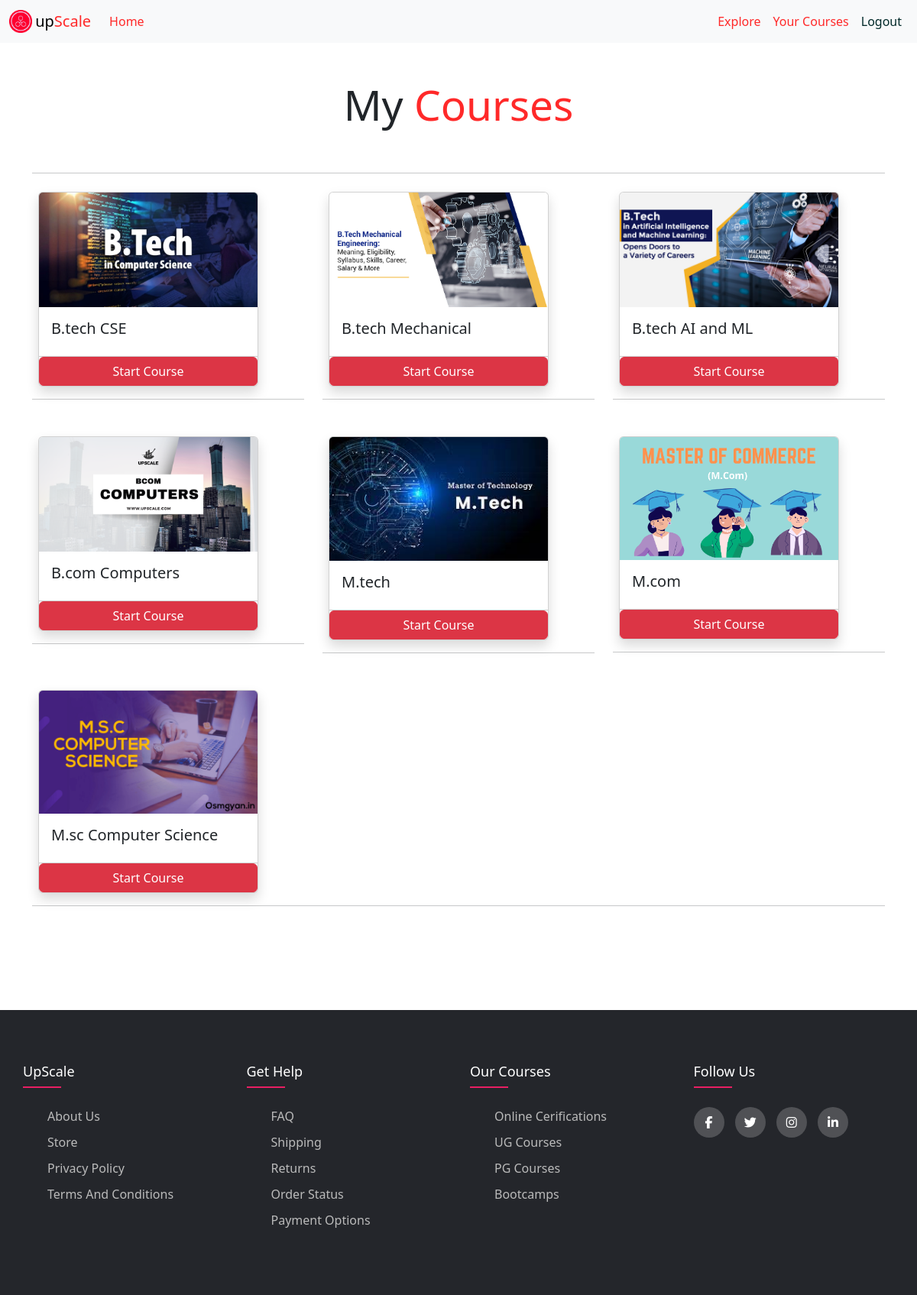
Page /my-courses (signed in) on the committed database.
### courses/models/user_course.py (models this page shows, shortened)
class UserCourse(models.Model):
    user = models.ForeignKey(User, null = False, on_delete=models.CASCADE)
    course = models.ForeignKey(Course, null = False, on_delete=models.CASCADE)
    date  = models.DateTimeField(auto_now_add=True)

### courses/models/course.py (models this page shows, shortened)
class Course(models.Model):
    name = models.CharField(max_length = 30, null = False)
    slug = models.CharField(max_length = 50 , null = False , unique = True)
    description = models.CharField(max_length = 200, null = True)
    price = models.IntegerField(null=False)
    discount = models.IntegerField(null=False, default = 0)
    active =models.BooleanField(default=False)
    thumbnail = models.ImageField(upload_to = "files/thumbnail")
    date = models.DateTimeField(auto_now_add= True)
    resource = models.FileField(upload_to= "files/resource")
    length = models.IntegerField(null=False)

### courses/views/courses.py (the view)
# urls.py: path('my-courses', MyCoursesList.as_view() , name='my-courses'),
@method_decorator(login_required(login_url="login") , name='dispatch')
class MyCoursesList(ListView):
    template_name = 'courses/my_courses.html'
    context_object_name = 'user_courses'
    def get_queryset(self):
        return UserCourse.objects.filter(user = self.request.user)

### courses/templates/courses/my_courses.html (shortened to what this page needs)
{% extends 'courses/base.html' %}
{% load course_custom_tags %}
{%block content%}
<div class="container">
   <br>
   <br>
   <p class="display-5" align="center">My <span style="color: rgb(255,41,41);" >Courses</span></p>
   <br>
   <hr>
   <div class="row">
      {% for uc in user_courses %}
      <div class="col mx-auto">
          <div class="card edit m-lg-2 shadow" style="width: 18rem;">
              <img class="card-img-top" src="{{uc.course.thumbnail.url}}" alt="Card image cap">
              <div class="card-body">
                  <h5 class="card-title">{{uc.course.name}}</h5>
              </div>
              <div class="card-footer p-0">
                  <div class="row no-gutters">
                      <div class="col border-right">
                          <a href="/course/{{uc.course.slug}}" class="btn btn-danger w-100">Start Course</a>
                      </div>
                  </div>
              </div>
          </div>
          <hr>
          <br>
      </div>
      {% endfor %}
  </div>
</div>
<br>
<br>
<br>
<br>
<footer class="footer">
   <div class="container-footer">
     <div class="row-footer">
       <div class="footer-col">
         <h4>upScale</h4>
         <ul class="ul-footer">
           <li><a href="#">About us</a></li>
           <li><a href="#">Store</a></li>
           <li><a href="#">Privacy Policy</a></li>
           <li><a href="#">Terms and Conditions</a></li>
         </ul>
       </div>
       <div class="footer-col">
         <h4>Get Help</h4>
         <ul class="ul-footer">
           <li><a href="#">FAQ</a></li>
           <li><a href="#">shipping</a></li>
           <li><a href="#">Returns</a></li>
           <li><a href="#">Order Status</a></li>
           <li><a href="#">Payment Options</a></li>
         </ul>
       </div>
       <div class="footer-col">
         <h4>Our Courses</h4>
         <ul class="ul-footer">
           <li><a href="#">Online Cerifications</a></li>
           <li><a href="#">UG Courses</a></li>
           <li><a href="#">PG Courses</a></li>
           <li><a href="#">Bootcamps</a></li>
         </ul>
       </div>
       <div class="footer-col">
         <h4>Follow Us</h4>
         <div class="social-links">
           <a href="#"><i class="fab fa-facebook-f"></i></a>
           <a href="#"><i class="fab fa-twitter"></i></a>
           <a href="#"><i class="fab fa-instagram"></i></a>
           <a href="#"><i class="fab fa-linkedin-in"></i></a>
         </div>
       </div>
     </div>
   </div>
</footer>
{%endblock%}

### courses/static/courses/css/common.css (style rules this page uses)
* { margin: 0; padding: 0; box-sizing: border-box; }
html, body { max-width: 100%; overflow-x: hidden; }
.display-5 { font-size: 55px; }
.edit { transition: all 0.3s; }
.container-footer { max-width: 1170px; margin:auto; }
.row-footer { display: flex; flex-wrap: wrap; }
.ul-footer { list-style: none; }
.footer { background-color: #24262b; padding: 70px 0; }
.footer-col { width: 25%; padding: 0 15px; }
.footer-col h4 { font-size: 18px; color: #ffffff; text-transform: capitalize; margin-bottom: 35px; font-weight: 500; position: relative; }
.footer-col h4::before { content: ''; position: absolute; left:0; bottom: -10px; background-color: #e91e63; height: 2px; box-sizing: border-box; width: 50px; }
.footer-col ul li:not(:last-child) { margin-bottom: 10px; }
.footer-col ul li a { font-size: 16px; text-transform: capitalize; color: #ffffff; text-decoration: none; font-weight: 300; color: #bbbbbb; display: block; transition: all 0.3s ease; }
.footer-col .social-links a { display: inline-block; height: 40px; width: 40px; background-color: rgba(255,255,255,0.2); margin:0 10px 10px 0; text-align: center; line-height: 40px; border-radius: 50%; color: #ffffff; transition: all 0.5s ease; }

### rows in the picture
UserCourse: course.thumbnail (picture), course.name "B.tech CSE"
UserCourse: course.thumbnail (picture), course.name "B.tech Mechanical"
UserCourse: course.thumbnail (picture), course.name "B.tech AI and ML"
UserCourse: course.thumbnail (picture), course.name "B.com Computers"
UserCourse: course.thumbnail (picture), course.name "M.tech"
UserCourse: course.thumbnail (picture), course.name "M.com"
UserCourse: course.thumbnail (picture), course.name "M.sc Computer Science"
